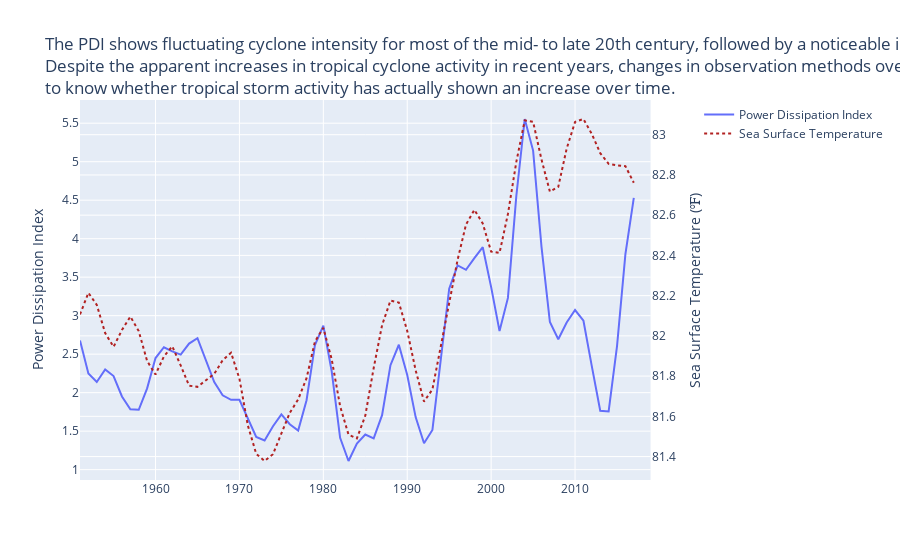

The code cell stored with this chart in its notebook:
### Markdown cell above
## Power Dissipation Index

This indicator examines the intensity of hurricanes and other tropical storms in the Atlantic Ocean, Caribbean, and Gulf of Mexico.

### Code cell
import plotly.graph_objects as go
from plotly.subplots import make_subplots

fig = make_subplots(specs=[[{"secondary_y": True}]])
fig.add_trace(go.Line(x=pdi_df['Year'], 
                      y=pdi_df['Smoothed Power Dissipation Index (10^11 m^3/s^2)'],
                      name="Power Dissipation Index"
                      ),
                      secondary_y=False
)

fig.add_trace(go.Line(x=pdi_df['Year'], 
                      y=pdi_df['Smoothed SST (F)'],
                      name="Sea Surface Temperature",
                      line=dict(color='firebrick', width=2, dash='dot')
                      ),
                      secondary_y=True
)

fig.update_layout(title_text='''
The PDI shows fluctuating cyclone intensity for most of the mid- to late 20th century, followed by a noticeable increase since 1995.
<br>Despite the apparent increases in tropical cyclone activity in recent years, changes in observation methods over time make it difficult
<br>to know whether tropical storm activity has actually shown an increase over time.
''')
fig.update_yaxes(title_text="Power Dissipation Index", secondary_y=False)
fig.update_yaxes(title_text="Sea Surface Temperature (<span>&#8457;</span>)", secondary_y=True)

fig.show()

### Figure 1 — Plotly figure (JSON) as saved in the notebook; plotly's stock layout.template omitted (floating-point values rounded to 4 significant figures)
{"data": [{"name": "Power Dissipation Index", "type": "scatter", "x": [1951, 1952, 1953, 1954, 1955, 1956, 1957, 1958, 1959, 1960, 1961, 1962, 1963, 1964, 1965, 1966, 1967, 1968, 1969, 1970, 1971, 1972, 1973, 1974, 1975, 1976, 1977, 1978, 1979, 1980, 1981, 1982, 1983, 1984, 1985, 1986, 1987, 1988, 1989, 1990, 1991, 1992, 1993, 1994, 1995, 1996, 1997, 1998, 1999, 2000, 2001, 2002, 2003, 2004, 2005, 2006, 2007, 2008, 2009, 2010, 2011, 2012, 2013, 2014, 2015, 2016, 2017, 2018, 2019], "xaxis": "x", "y": [2.678, 2.249, 2.138, 2.301, 2.216, 1.95, 1.783, 1.778, 2.056, 2.449, 2.59, 2.535, 2.494, 2.638, 2.707, 2.419, 2.136, 1.966, 1.907, 1.908, 1.677, 1.424, 1.379, 1.563, 1.718, 1.589, 1.508, 1.902, 2.618, 2.871, 2.275, 1.413, 1.112, 1.34, 1.456, 1.406, 1.708, 2.357, 2.622, 2.229, 1.683, 1.343, 1.516, 2.41, 3.35, 3.654, 3.596, 3.747, 3.889, 3.371, 2.8, 3.231, 4.555, 5.554, 5.144, 3.894, 2.918, 2.694, 2.911, 3.073, 2.934, 2.342, 1.764, 1.756, 2.605, 3.8, 4.53, null, null], "yaxis": "y"}, {"line": {"color": "firebrick", "dash": "dot", "width": 2}, "name": "Sea Surface Temperature", "type": "scatter", "x": [1951, 1952, 1953, 1954, 1955, 1956, 1957, 1958, 1959, 1960, 1961, 1962, 1963, 1964, 1965, 1966, 1967, 1968, 1969, 1970, 1971, 1972, 1973, 1974, 1975, 1976, 1977, 1978, 1979, 1980, 1981, 1982, 1983, 1984, 1985, 1986, 1987, 1988, 1989, 1990, 1991, 1992, 1993, 1994, 1995, 1996, 1997, 1998, 1999, 2000, 2001, 2002, 2003, 2004, 2005, 2006, 2007, 2008, 2009, 2010, 2011, 2012, 2013, 2014, 2015, 2016, 2017, 2018, 2019], "xaxis": "x", "y": [82.11, 82.21, 82.15, 82.01, 81.95, 82.03, 82.1, 82.02, 81.87, 81.81, 81.9, 81.95, 81.85, 81.75, 81.75, 81.78, 81.81, 81.88, 81.92, 81.79, 81.56, 81.41, 81.38, 81.41, 81.51, 81.62, 81.68, 81.79, 81.97, 82.04, 81.88, 81.65, 81.51, 81.49, 81.6, 81.84, 82.05, 82.18, 82.17, 82.02, 81.83, 81.67, 81.73, 81.95, 82.17, 82.38, 82.55, 82.63, 82.56, 82.42, 82.41, 82.61, 82.86, 83.07, 83.06, 82.88, 82.72, 82.74, 82.93, 83.06, 83.08, 83.0, 82.91, 82.86, 82.85, 82.84, 82.76, null, null], "yaxis": "y2"}], "layout": {"title": {"text": "\nThe PDI shows fluctuating cyclone intensity for most of the mid- to late 20th century, followed by a noticeable increase since 1995.\n<br>Despite the apparent increases in tropical cyclone activity in recent years, changes in observation methods over time make it difficult\n<br>to know whether tropical storm activity has actually shown an increase over time.\n                  "}, "xaxis": {"anchor": "y", "domain": [0, 0.94]}, "yaxis": {"anchor": "x", "domain": [0, 1], "title": {"text": "Power Dissipation Index"}}, "yaxis2": {"anchor": "x", "overlaying": "y", "side": "right", "title": {"text": "Sea Surface Temperature (<span>&#8457;</span>)"}}}}
